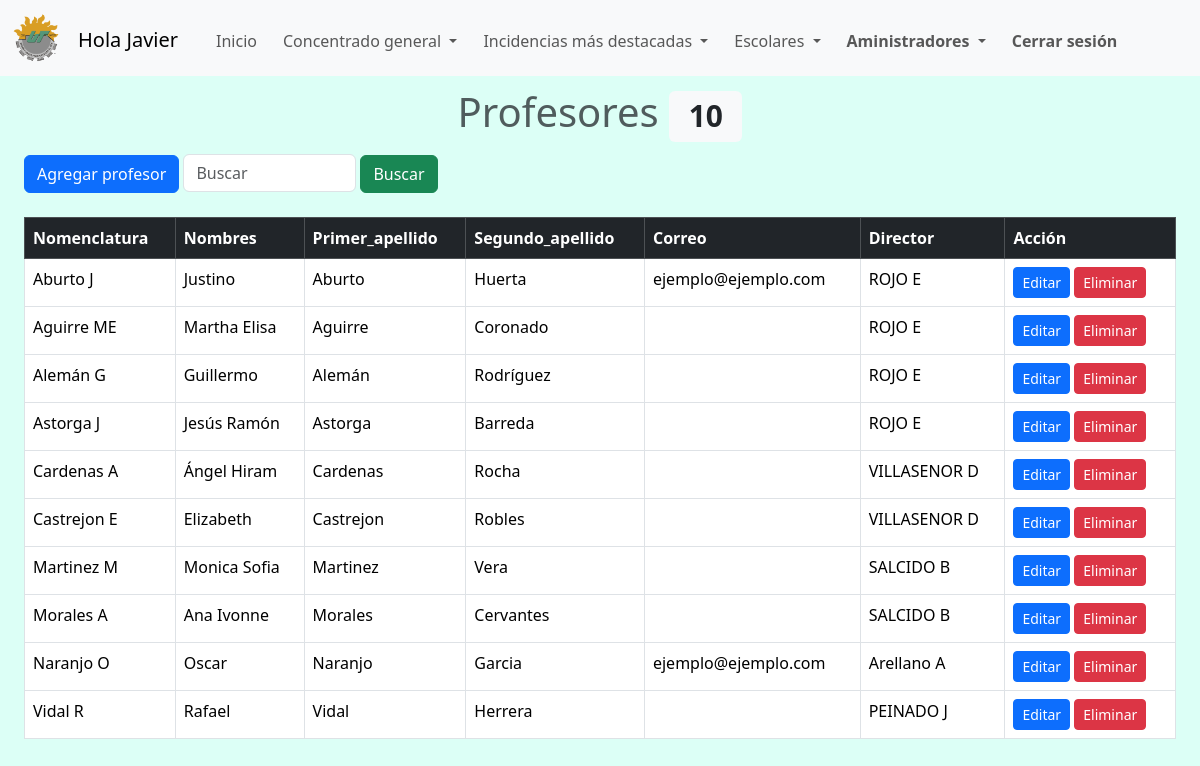
Before: /layouts_admins/profesores.php (signed in) with the older database file.
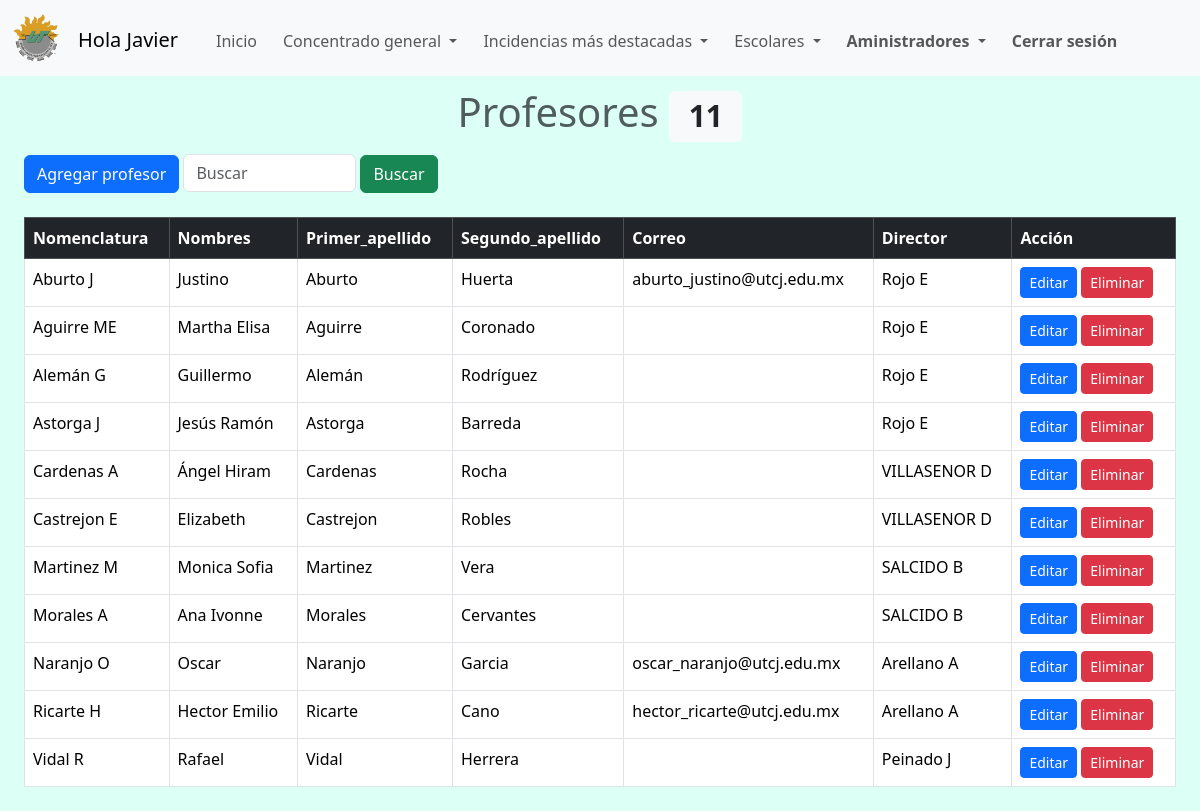
After: the same page with the newer database file.
### tables this page shows
CREATE TABLE IF NOT EXISTS `profesores` (
  `id` int NOT NULL AUTO_INCREMENT,
  `nomenclatura` varchar(100) DEFAULT NULL,
  `nombres` varchar(100) DEFAULT NULL,
  `primer_apellido` varchar(100) DEFAULT NULL,
  `segundo_apellido` varchar(100) DEFAULT NULL,
  `correo` varchar(100) DEFAULT NULL,
  `director` int DEFAULT NULL,
  PRIMARY KEY (`id`),
  KEY `director` (`director`)
);

CREATE TABLE IF NOT EXISTS `dir_de_carrera` (
  `id` int NOT NULL AUTO_INCREMENT,
  `nom_dir` varchar(50) NOT NULL,
  `nombres` varchar(50) NOT NULL,
  `primer_apellido` varchar(50) NOT NULL,
  `segundo_apellido` varchar(50) NOT NULL,
  `correo` varchar(50) NOT NULL,
  `password` varchar(250) NOT NULL,
  PRIMARY KEY (`id`)
);

### layouts_admins/profesores.php (the view, shortened to what this page needs)
<!DOCTYPE html>
<html lang="en">
<head>
    <link href="https://cdn.jsdelivr.net/npm/bootstrap@5.3.2/dist/css/bootstrap.min.css" rel="stylesheet">
</head>
<body class="admin_background">
    <?php include('navbar.php'); ?>
    <?php include('../php/connection.php');
        $consul = "SELECT COUNT(*) AS total_profes FROM profesores";
        $resul = mysqli_query($connection, $consul);
        $row = mysqli_fetch_array($resul);?>
    <h1 class="h1-tittles text-muted display-6">Profesores <span class="badge bg-light text-dark"><?php echo $row['total_profes'];?></span></h1>
    <div class="div-table">
    <button type="button" class="btn btn-primary btn-addprofe" data-bs-toggle="modal" data-bs-target="#exampleModal">
        Agregar profesor
    </button>
    <form class="form-inline form-buscarprofe" method="post">
        <input name="buscar-profe" class="form-control mr-sm-2 input-busquedaprofe" type="search" placeholder="Buscar" aria-label="Search">
        <button name="buscar-profesor" class="btn btn-success" type="submit">Buscar</button>
    </form>
    <br><br>
    <?php
    include ('../php/connection.php');
    if(isset($_POST['buscar-profesor'])){
        ?>
        <table class="table table-bordered" id="dataTable" width="100%" cellspacing="0">
        <thead class="table-dark">
            <tr>
                <th scope="col">Nomenclatura</th>
                <th scope="col">Nombres</th>
                <th scope="col">Primer apellido</th>
                <th scope="col">Segundo apellido</th>
                <th scope="col">Correo</th>
                <th scope="col">Director</th>
                <th scope="col">Acción</th>
            </tr>
        </thead>
        <tbody>
        <?php
        $resultado = $_POST['buscar-profe'];
        $query = "SELECT profesores.id, profesores.nomenclatura, profesores.nombres, profesores.primer_apellido, profesores.segundo_apellido, profesores.correo, dir_de_carrera.nom_dir
        FROM profesores
        INNER JOIN dir_de_carrera ON profesores.director = dir_de_carrera.id WHERE profesores.nomenclatura LIKE '%$resultado%'
        OR profesores.nombres LIKE '%$resultado%' OR profesores.primer_apellido LIKE '%$resultado%' OR profesores.segundo_apellido
        LIKE '%$resultado%' OR profesores.correo LIKE '%$resultado%' OR dir_de_carrera.nom_dir LIKE '%$resultado%' ORDER BY nomenclatura";
        $query_run = mysqli_query($connection,$query);
        if(mysqli_num_rows($query_run) > 0){
            foreach($query_run as $row){
                ?>
                <tr>
                    <td><?php echo $row["nomenclatura"]; ?></td>
                    <td><?php echo $row["nombres"];?></td>
                    <td><?php echo $row["primer_apellido"]; ?></td>
                    <td><?php echo $row["segundo_apellido"];?></td>
                    <td><?php echo $row["correo"];?></td>
                    <td><?php echo $row["nom_dir"]; ?></td>
                    <td>
                        <button type="button" class="btn btn-primary btn-sm" data-bs-toggle="modal" data-bs-target="#exampleModal_<?php echo $row['id']; ?>">Editar</button>
                        <button type="button" class="btn btn-danger btn-sm" data-bs-toggle="modal" data-bs-target="#borrar_<?php echo $row['id']; ?>"> Eliminar</button>
                    </td>
                </tr>
                <div class="modal fade" id="exampleModal_<?php echo $row['id']; ?>" tabindex="-1" aria-labelledby="exampleModalLabel" aria-hidden="true">
                    <div class="modal-dialog">
                        <div class="modal-content">
                            <div class="modal-header">
                                <h1 class="modal-title fs-5" id="exampleModalLabel">Editar</h1>
                                <button type="button" class="btn-close" data-bs-dismiss="modal" aria-label="Close"></button>
                            </div>
                            <div class="modal-body modal-background">
                            <form action="" method="POST">
                                <div class="mb-2">
                                    <label for="recipient-name" class="col-form-label">Nomenclatura</label>
                                    <input type="text" class="form-control" id="recipient-name" name="nomenclatura" value="<?php echo $row['nomenclatura']; ?>">
                                </div>
                                <div class="mb-3">
                                    <label for="recipient-name" class="col-form-label">Nombres</label>
                                    <input type="text" class="form-control" id="recipient-name" name="nombres" value="<?php echo $row['nombres']; ?>">
                                </div>
                                <div class="mb-3">
                                    <input type="hidden" class="form-control" id="recipient-name" name="id" value="<?php echo $row['id']; ?>">
                                </div>
                                <div class="mb-3">
                                    <label for="recipient-name" class="col-form-label">Primer Apellido</label>
                                    <input type="text" class="form-control" id="recipient-name" name="primerapellido" value="<?php echo $row['primer_apellido']; ?>">
                                </div>
                                <div class="mb-3">
                                    <label for="recipient-name" class="col-form-label">Segundo Apellido</label>
                                    <input type="text" class="form-control" id="recipient-name" name="segundoapellido" value="<?php echo $row['segundo_apellido']; ?>">
                                </div>
                                <div class="mb-3">
                                    <label for="recipient-name" class="col-form-label">Correo</label>
                                    <input type="text" class="form-control" id="recipient-name" name="correo" value="<?php echo $row['correo']; ?>">
                                </div>
                                <div class="mb-3">
                                    <label for="recipient-name" class="col-form-label">Director</label>
                                    <select class="form-select" id="docente" name="director">
                                        <option value="">Seleccionar director</option>
                                            <?php
                                            include('../php/connection.php');
                                            $consul = "SELECT CONCAT(id, ' ', nom_dir) AS director FROM dir_de_carrera";
                                            $resul = mysqli_query($connection, $consul) or die ("Algo salio mal");
                                            while($column = mysqli_fetch_array($resul)){
                                                $optionname=$column['director'];
                                                echo "<option value='$optionname'>$optionname</option>";
                                            }
                                            ?>
                                    </select>
                                </div>
                                <!-- <div class="mb-3">
                                    <label for="recipient-name" class="col-form-label">Director</label>
                                    <input type="text" class="form-control" id="recipient-name" name="director" value="<?php echo $row['director']; ?>">
                                </div> -->
                            </div>
                            <div class="modal-footer">
                                <button type="button" class="btn btn-secondary" data-bs-dismiss="modal">Cancelar</button>
                                <button type="submit" class="btn btn-primary" name="editar_profesor">Guardar Cambios</button>
                            </div>
                            </form>
                        </div>
                    </div>
                </div>
                <form action="" method="post">
                <div class="modal fade" id="borrar_<?php echo $row['id']; ?>" tabindex="-1" aria-labelledby="exampleModalLabel" aria-hidden="true">
                <div class="modal-dialog">
                    <div class="modal-content">
                    <div class="modal-header">
                        <h1 class="modal-title fs-5" id="exampleModalLabel">Eliminar</h1>
                        <button type="button" class="btn-close" data-bs-dismiss="modal" aria-label="Close"></button>
                    </div>
                    <div class="modal-body">
                            Seguro que desea eliminar a <?php echo $row['nombres']; ?>?
                        <input type="hidden" name="id" value="<?php echo $row['id']; ?>">
                    </div>
                    <div class="modal-footer">
                        <button type="button" class="btn btn-secondary" data-bs-dismiss="modal">Cancelar</button>
                        <button type="submit" class="btn btn-primary" name="borrar_profesor">Eliminar</button>
                    </div>
                    </div>
                </div>
                </div>
                </form>
                <?php
            }
        }else{
            ?>
            <tr>
              <td class="else-results" colspan="13" style="color:red;">No se encontraron resultados</td>
            </tr>
            <?php
        }
        ?>
        <p class="lead">Resultados para <strong><?php echo $resultado?></strong></p>
        <?php
    }else{
    ?>
    <table class="table table-bordered" id="dataTable" width="100%" cellspacing="0">
        <thead class="table-dark">
            <tr>
                <th scope="col">Nomenclatura</th>
                <th scope="col">Nombres</th>
                <th scope="col">Primer_apellido</th>
                <th scope="col">Segundo_apellido</th>
                <th scope="col">Correo</th>
                <th scope="col">Director</th>
                <th scope="col">Acción</th>
            </tr>
        </thead>
        <tbody>
            <?php
            require_once("../php/connection.php");
            $result = mysqli_query($connection, "SELECT profesores.id, profesores.nomenclatura, profesores.nombres, profesores.primer_apellido, profesores.segundo_apellido, profesores.correo, dir_de_carrera.nom_dir
            FROM profesores
            INNER JOIN dir_de_carrera ON profesores.director = dir_de_carrera.id ORDER BY nomenclatura");
            while ($row = mysqli_fetch_assoc($result)) {
            ?>
                <tr>
                    <td><?php echo $row["nomenclatura"]; ?></td>
                    <td><?php echo $row["nombres"];?></td>
                    <td><?php echo $row["primer_apellido"]; ?></td>
                    <td><?php echo $row["segundo_apellido"];?></td>
                    <td><?php echo $row["correo"];?></td>
                    <td><?php echo $row["nom_dir"]; ?></td>
                    <td>
                        <button type="button" class="btn btn-primary btn-sm" data-bs-toggle="modal" data-bs-target="#exampleModal_<?php echo $row['id']; ?>">Editar</button>
                        <button type="button" class="btn btn-danger btn-sm" data-bs-toggle="modal" data-bs-target="#borrar_<?php echo $row['id']; ?>"> Eliminar</button>
                    </td>
                </tr>
                <?php
    }
    ?>
        </tbody>
    </table>
    </div>
    <?php
    }
    ?>
</body>
</html>

### layouts_admins/navbar.php (shortened to what this page needs)
<link rel="stylesheet" href="../css/style.css">
<nav class="navbar navbar-expand-lg bg-light">
  <div class="container-fluid">
    <a class="navbar-brand" href="dashboard.php">
      <img src="../images/LogoUTCJ.png" alt="" width="50" height="50">
    </a>
    <p class="lead nav_username">
      Hola <?php echo ucwords($_SESSION['usuario']." ");?>
    </p>
    <div class="collapse navbar-collapse" id="navbarNav">
      <ul class="navbar-nav">
        <li class="nav-item">
          <a class="nav-link" aria-current="page" href="dashboard.php">Inicio</a>
        </li>
        <li class="nav-item dropdown">
          <a class="nav-link dropdown-toggle" href="#" role="button" data-bs-toggle="dropdown" aria-expanded="false">
            Concentrado general
          </a>
        </li>
        <li class="nav-item dropdown">
          <a class="nav-link dropdown-toggle" href="#" role="button" data-bs-toggle="dropdown" aria-expanded="false">
            Incidencias más destacadas
          </a>
        </li>
        <li class="nav-item dropdown">
          <a class="nav-link dropdown-toggle" href="#" role="button" data-bs-toggle="dropdown" aria-expanded="false">
            Escolares
          </a>
        </li>
        <li class="nav-item dropdown nav-register">
          <a class="nav-link dropdown-toggle" href="#" role="button" data-bs-toggle="dropdown" aria-expanded="false">
            Aministradores
          </a>
        </li>
        <li class="nav-item">
          <a class="nav-link nav-link-logout" href="../php/logout.php" aria-disabled="false">Cerrar sesión</a>
        </li>
      </ul>
    </div>
  </div>
</nav>

### css/style.css (style rules this page uses)
.navbar { background-color: #313131; color: black; margin-bottom: 1%; }
.nav_username { margin-right: 30px; position: relative; top: 10px; }
.nav-link { font-size: 16px; position: relative; top: 3px; }
.nav-register,.nav-link-logout { font-weight: bold; }
.nav-item { margin-right: 10px; }
.h1-tittles { text-align: center; color: white; }
.div-table { margin-top: 1%; margin-left: 2%; margin-right: 2%; margin-bottom: 2%; }
.admin_background { background-color: #dcfff6; }
.btn-addprofe { display: inline-block; }
.form-buscarprofe { display: inline; }
.input-busquedaprofe { display: inline-block; width:15%; }

Changed rows visible on the page:
changed profesores "Aburto J": correo "ejemplo@ejemplo.com" → "aburto_justino@utcj.edu.mx"; director.nom_dir "ROJO E" → "Rojo E"
changed profesores "Aguirre ME": director.nom_dir "ROJO E" → "Rojo E"
changed profesores "Alemán G": director.nom_dir "ROJO E" → "Rojo E"
changed profesores "Astorga J": director.nom_dir "ROJO E" → "Rojo E"
changed profesores "Naranjo O": correo "ejemplo@ejemplo.com" → "oscar_naranjo@utcj.edu.mx"
added profesores: nomenclatura "Ricarte H", nombres "Hector Emilio", primer_apellido "Ricarte", segundo_apellido "Cano", correo "hector_ricarte@utcj.edu.mx", director.nom_dir "Arellano A"
changed through a linked row, profesores "Vidal R": director.nom_dir "PEINADO J" → "Peinado J"
Other visible differences:
$row['total_profes']: "10" → "11"
